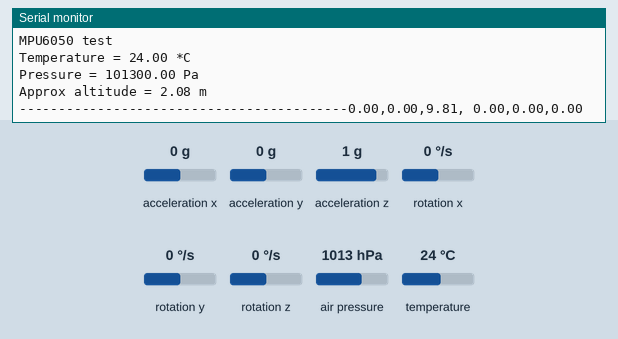
Recording of a sketch running on a simulated ESP32. On the bench: the last lines printed to the serial monitor. Inputs (shaded band) come from the test bench; at power-on: acceleration x 0 g, acceleration y 0 g, acceleration z 1 g, rotation x 0 °/s, rotation y 0 °/s, rotation z 0 °/s, air pressure 1013 hPa, temperature 24 °C.

Above: at 1.3 s.
1.4 s: acceleration x set to -1.4 g
At 2.7 s:
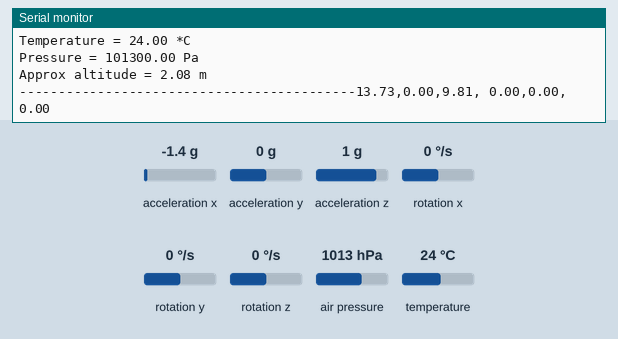
2.9 s: acceleration y set to -1.4 g
4.4 s: acceleration z set to -1.4 g
At 4.4 s:
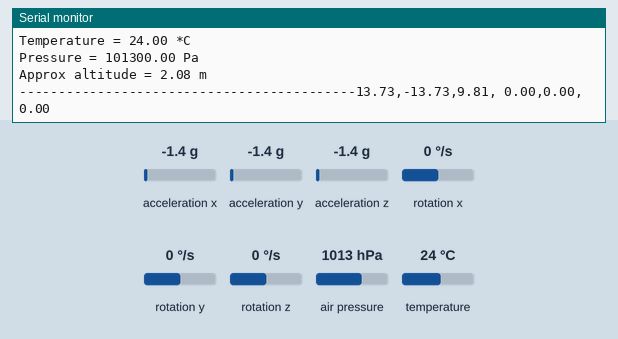
10.5 s: rotation x set to -192 °/s
At 11.3 s:
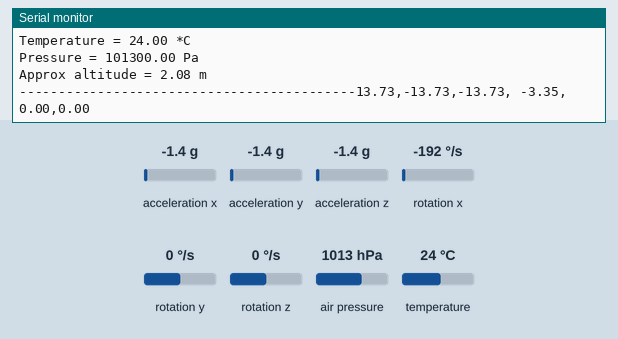
12.0 s: rotation y set to -192 °/s
At 14.1 s:
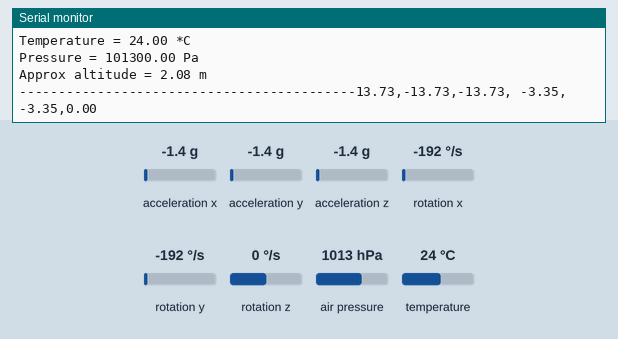

The sketch:

arduinov1.ino
```cpp
#include <Wire.h>
#include <SPI.h>
#include <Adafruit_MPU6050.h>
#include <Adafruit_Sensor.h>
#include <Adafruit_BMP280.h>

// Define custom I2C SDA and SCL pins
#define I2C_SDA 23
#define I2C_SCL 19
#define BMP280_ADDRESS 0x76
#define MPU6050_ADDRESS 0x68

// Declare I2C object globally
TwoWire I2CBME = TwoWire(0);  // Create custom I2C instance using bus 0

// Declare the BMP280 object globally, passing I2CBME as the custom I2C bus
Adafruit_BMP280 bmp(&I2CBME);
Adafruit_MPU6050 mpu;

void setup() {
  Serial.begin(9600);
  while (!Serial) delay(100);  // Wait for native USB
  Serial.println(F("BMP280 test"));

  // Initialize I2C with custom SDA and SCL pins
  I2CBME.begin(I2C_SDA, I2C_SCL, 400000);  // Set I2C speed to 400kHz

  // Initialize the BMP280 sensor
  if (!bmp.begin(BMP280_ADDRESS)) {
    Serial.println(F("Could not find a valid BMP280 sensor, check wiring or "
                      "try a different address!"));
    Serial.print("SensorID was: 0x");
    Serial.println(bmp.sensorID(), 16);
    while (1) delay(10);
  }


  // Default settings from datasheet
  bmp.setSampling(Adafruit_BMP280::MODE_NORMAL,     /* Operating Mode */
                  Adafruit_BMP280::SAMPLING_X2,     /* Temp. oversampling */
                  Adafruit_BMP280::SAMPLING_X16,    /* Pressure oversampling */
                  Adafruit_BMP280::FILTER_X16,      /* Filtering */
                  Adafruit_BMP280::STANDBY_MS_500); /* Standby time */

  Serial.println(F("MPU6050 test"));

  // Try to initialize!
  if (!mpu.begin(MPU6050_ADDRESS,&I2CBME )) {
    Serial.println("Failed to find MPU6050 chip");
    while (1) {
      delay(10);
    }
  }

  // set accelerometer range to +-8G
  mpu.setAccelerometerRange(MPU6050_RANGE_8_G);

  // set gyro range to +- 500 deg/s
  mpu.setGyroRange(MPU6050_RANGE_500_DEG);

  // set filter bandwidth to 21 Hz
  mpu.setFilterBandwidth(MPU6050_BAND_21_HZ);

  delay(100);

}

void loop() {
  // Read and print temperature
  Serial.print(F("Temperature = "));
  Serial.print(bmp.readTemperature());
  Serial.println(" *C");

  // Read and print pressure
  Serial.print(F("Pressure = "));
  Serial.print(bmp.readPressure());
  Serial.println(" Pa");

  // Read and print altitude
  Serial.print(F("Approx altitude = "));
  Serial.print(bmp.readAltitude(1013.25));  // Adjusted to local forecast
  Serial.println(" m");

  Serial.println();

  Serial.print("------------------------------------------");

  /* Get new sensor events with the readings */
  sensors_event_t a, g, temp;
  mpu.getEvent(&a, &g, &temp);

  /* Print out the values */
  Serial.print(a.acceleration.x);
  Serial.print(",");
  Serial.print(a.acceleration.y);
  Serial.print(",");
  Serial.print(a.acceleration.z);
  Serial.print(", ");
  Serial.print(g.gyro.x);
  Serial.print(",");
  Serial.print(g.gyro.y);
  Serial.print(",");
  Serial.print(g.gyro.z);
  Serial.println("");

  Serial.println();
  delay(2000);  // Delay for 2 seconds


}
```

Measured:
- after the input at 1.4 s, the serial monitor: prints a new line after 0.81 s (image 1)
- after the input at 10.5 s, the serial monitor: prints a new line after 0.10 s (image 3)
- after the input at 12.0 s, the serial monitor: prints a new line after 0.70 s (image 4)
